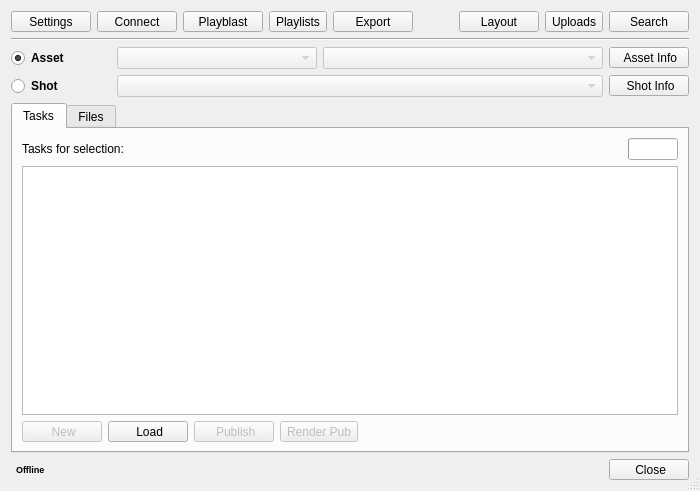
<?xml version="1.0" encoding="UTF-8"?>
<ui version="4.0">
 <class>SwingMain</class>
 <widget class="QDialog" name="SwingMain">
  <property name="geometry">
   <rect>
    <x>0</x>
    <y>0</y>
    <width>700</width>
    <height>491</height>
   </rect>
  </property>
  <property name="windowTitle">
   <string>treehouse: swing</string>
  </property>
  <property name="sizeGripEnabled">
   <bool>true</bool>
  </property>
  <layout class="QVBoxLayout" name="verticalLayout">
   <item>
    <layout class="QHBoxLayout" name="connectionLayout">
     <item>
      <widget class="QToolButton" name="toolButtonSettings">
       <property name="minimumSize">
        <size>
         <width>80</width>
         <height>0</height>
        </size>
       </property>
       <property name="toolTip">
        <string>Open connection settings</string>
       </property>
       <property name="text">
        <string>Settings</string>
       </property>
      </widget>
     </item>
     <item>
      <widget class="QToolButton" name="toolButtonConnect">
       <property name="minimumSize">
        <size>
         <width>80</width>
         <height>0</height>
        </size>
       </property>
       <property name="toolTip">
        <string>Connect or reconnect to Treehouse</string>
       </property>
       <property name="autoFillBackground">
        <bool>false</bool>
       </property>
       <property name="styleSheet">
        <string notr="true"/>
       </property>
       <property name="text">
        <string>Connect</string>
       </property>
      </widget>
     </item>
     <item>
      <spacer name="horizontalSpacer_4">
       <property name="orientation">
        <enum>Qt::Horizontal</enum>
       </property>
       <property name="sizeHint" stdset="0">
        <size>
         <width>40</width>
         <height>20</height>
        </size>
       </property>
      </spacer>
     </item>
     <item>
      <widget class="QToolButton" name="toolButtonPlayblast">
       <property name="minimumSize">
        <size>
         <width>80</width>
         <height>0</height>
        </size>
       </property>
       <property name="toolTip">
        <string>Open DCC Playblast</string>
       </property>
       <property name="text">
        <string>Playblast</string>
       </property>
      </widget>
     </item>
     <item>
      <widget class="QToolButton" name="toolButtonPlaylists">
       <property name="text">
        <string>Playlists</string>
       </property>
      </widget>
     </item>
     <item>
      <widget class="QToolButton" name="toolButtonExport">
       <property name="minimumSize">
        <size>
         <width>80</width>
         <height>0</height>
        </size>
       </property>
       <property name="toolTip">
        <string>Open DCC Export</string>
       </property>
       <property name="text">
        <string>Export</string>
       </property>
       <property name="shortcut">
        <string>F8</string>
       </property>
      </widget>
     </item>
     <item>
      <spacer name="horizontalSpacer_5">
       <property name="orientation">
        <enum>Qt::Horizontal</enum>
       </property>
       <property name="sizeType">
        <enum>QSizePolicy::Minimum</enum>
       </property>
       <property name="sizeHint" stdset="0">
        <size>
         <width>40</width>
         <height>20</height>
        </size>
       </property>
      </spacer>
     </item>
     <item>
      <widget class="QToolButton" name="toolButtonLayout">
       <property name="minimumSize">
        <size>
         <width>80</width>
         <height>0</height>
        </size>
       </property>
       <property name="toolTip">
        <string>Open Shot Breakout</string>
       </property>
       <property name="text">
        <string>Layout</string>
       </property>
      </widget>
     </item>
     <item>
      <widget class="QToolButton" name="toolButtonUploads">
       <property name="text">
        <string>Uploads</string>
       </property>
      </widget>
     </item>
     <item>
      <widget class="QToolButton" name="toolButtonSearchFiles">
       <property name="minimumSize">
        <size>
         <width>80</width>
         <height>0</height>
        </size>
       </property>
       <property name="toolTip">
        <string>Search for files</string>
       </property>
       <property name="text">
        <string>Search</string>
       </property>
       <property name="shortcut">
        <string>F3</string>
       </property>
      </widget>
     </item>
    </layout>
   </item>
   <item>
    <layout class="QHBoxLayout" name="horizontalLayoutProject">
     <property name="sizeConstraint">
      <enum>QLayout::SetMinimumSize</enum>
     </property>
    </layout>
   </item>
   <item>
    <widget class="Line" name="line">
     <property name="orientation">
      <enum>Qt::Horizontal</enum>
     </property>
    </widget>
   </item>
   <item>
    <layout class="QHBoxLayout" name="horizontalLayoutAsset">
     <item>
      <widget class="QRadioButton" name="radioButtonAsset">
       <property name="minimumSize">
        <size>
         <width>100</width>
         <height>0</height>
        </size>
       </property>
       <property name="font">
        <font>
         <weight>75</weight>
         <bold>true</bold>
        </font>
       </property>
       <property name="toolTip">
        <string>Filter files by selected asset</string>
       </property>
       <property name="text">
        <string>Asset</string>
       </property>
       <property name="shortcut">
        <string>Alt+A</string>
       </property>
       <property name="checked">
        <bool>true</bool>
       </property>
      </widget>
     </item>
     <item>
      <widget class="QComboBox" name="comboBoxAssetType">
       <property name="enabled">
        <bool>false</bool>
       </property>
       <property name="sizePolicy">
        <sizepolicy hsizetype="MinimumExpanding" vsizetype="Fixed">
         <horstretch>0</horstretch>
         <verstretch>0</verstretch>
        </sizepolicy>
       </property>
       <property name="minimumSize">
        <size>
         <width>200</width>
         <height>0</height>
        </size>
       </property>
       <property name="maximumSize">
        <size>
         <width>16777215</width>
         <height>25</height>
        </size>
       </property>
      </widget>
     </item>
     <item>
      <widget class="QComboBox" name="comboBoxAsset">
       <property name="enabled">
        <bool>false</bool>
       </property>
       <property name="sizePolicy">
        <sizepolicy hsizetype="Expanding" vsizetype="Fixed">
         <horstretch>1</horstretch>
         <verstretch>0</verstretch>
        </sizepolicy>
       </property>
       <property name="minimumSize">
        <size>
         <width>200</width>
         <height>0</height>
        </size>
       </property>
      </widget>
     </item>
     <item>
      <widget class="QToolButton" name="toolButtonAssetInfo">
       <property name="enabled">
        <bool>true</bool>
       </property>
       <property name="minimumSize">
        <size>
         <width>80</width>
         <height>0</height>
        </size>
       </property>
       <property name="toolTip">
        <string>Open Asset Information</string>
       </property>
       <property name="text">
        <string> Asset Info</string>
       </property>
       <property name="toolButtonStyle">
        <enum>Qt::ToolButtonTextBesideIcon</enum>
       </property>
      </widget>
     </item>
    </layout>
   </item>
   <item>
    <layout class="QHBoxLayout" name="horizontalLayoutShot">
     <item>
      <widget class="QRadioButton" name="radioButtonShot">
       <property name="minimumSize">
        <size>
         <width>100</width>
         <height>0</height>
        </size>
       </property>
       <property name="font">
        <font>
         <weight>75</weight>
         <bold>true</bold>
        </font>
       </property>
       <property name="toolTip">
        <string>Filter files by selected shot</string>
       </property>
       <property name="text">
        <string>Shot</string>
       </property>
       <property name="shortcut">
        <string>Alt+S</string>
       </property>
       <property name="checked">
        <bool>false</bool>
       </property>
      </widget>
     </item>
     <item>
      <widget class="QComboBox" name="comboBoxShot">
       <property name="enabled">
        <bool>false</bool>
       </property>
       <property name="sizePolicy">
        <sizepolicy hsizetype="Expanding" vsizetype="Fixed">
         <horstretch>0</horstretch>
         <verstretch>0</verstretch>
        </sizepolicy>
       </property>
       <property name="minimumSize">
        <size>
         <width>200</width>
         <height>0</height>
        </size>
       </property>
       <property name="maximumSize">
        <size>
         <width>16777215</width>
         <height>25</height>
        </size>
       </property>
      </widget>
     </item>
     <item>
      <widget class="QToolButton" name="toolButtonShotInfo">
       <property name="enabled">
        <bool>true</bool>
       </property>
       <property name="minimumSize">
        <size>
         <width>80</width>
         <height>0</height>
        </size>
       </property>
       <property name="toolTip">
        <string>Open Shot Information</string>
       </property>
       <property name="text">
        <string> Shot Info</string>
       </property>
       <property name="toolButtonStyle">
        <enum>Qt::ToolButtonTextBesideIcon</enum>
       </property>
      </widget>
     </item>
    </layout>
   </item>
   <item>
    <layout class="QHBoxLayout" name="horizontalLayoutFiles">
     <item>
      <widget class="QTabWidget" name="tabWidget">
       <property name="currentIndex">
        <number>0</number>
       </property>
       <widget class="QWidget" name="tabTasks">
        <attribute name="title">
         <string>Tasks</string>
        </attribute>
        <layout class="QVBoxLayout" name="verticalLayout_5">
         <item>
          <layout class="QHBoxLayout" name="horizontalLayout_2">
           <item>
            <widget class="QLabel" name="labelTaskTableSelection">
             <property name="text">
              <string>Tasks for selection:</string>
             </property>
            </widget>
           </item>
           <item>
            <spacer name="horizontalSpacer_6">
             <property name="orientation">
              <enum>Qt::Horizontal</enum>
             </property>
             <property name="sizeHint" stdset="0">
              <size>
               <width>40</width>
               <height>20</height>
              </size>
             </property>
            </spacer>
           </item>
           <item>
            <widget class="QProgressBar" name="progressBarTaskTable">
             <property name="maximumSize">
              <size>
               <width>50</width>
               <height>16777215</height>
              </size>
             </property>
             <property name="maximum">
              <number>1</number>
             </property>
             <property name="value">
              <number>-1</number>
             </property>
             <property name="textVisible">
              <bool>false</bool>
             </property>
            </widget>
           </item>
          </layout>
         </item>
         <item>
          <layout class="QVBoxLayout" name="verticalLayout_3">
           <item>
            <widget class="QTableView" name="tableViewTasks"/>
           </item>
           <item>
            <layout class="QHBoxLayout" name="horizontalLayout_4">
             <item>
              <widget class="QToolButton" name="toolButtonNew">
               <property name="enabled">
                <bool>false</bool>
               </property>
               <property name="minimumSize">
                <size>
                 <width>80</width>
                 <height>0</height>
                </size>
               </property>
               <property name="toolTip">
                <string>Create a new scene</string>
               </property>
               <property name="text">
                <string> New</string>
               </property>
               <property name="toolButtonStyle">
                <enum>Qt::ToolButtonTextBesideIcon</enum>
               </property>
              </widget>
             </item>
             <item>
              <widget class="QToolButton" name="toolButtonLoad">
               <property name="minimumSize">
                <size>
                 <width>80</width>
                 <height>0</height>
                </size>
               </property>
               <property name="text">
                <string> Load</string>
               </property>
               <property name="toolButtonStyle">
                <enum>Qt::ToolButtonTextBesideIcon</enum>
               </property>
              </widget>
             </item>
             <item>
              <widget class="QToolButton" name="toolButtonPublish">
               <property name="enabled">
                <bool>false</bool>
               </property>
               <property name="minimumSize">
                <size>
                 <width>80</width>
                 <height>0</height>
                </size>
               </property>
               <property name="toolTip">
                <string>Publish current scene to Treehouse</string>
               </property>
               <property name="text">
                <string> Publish</string>
               </property>
               <property name="shortcut">
                <string>Alt+P</string>
               </property>
               <property name="toolButtonStyle">
                <enum>Qt::ToolButtonTextBesideIcon</enum>
               </property>
              </widget>
             </item>
             <item>
              <widget class="QToolButton" name="toolButtonRenderPub">
               <property name="enabled">
                <bool>false</bool>
               </property>
               <property name="text">
                <string>Render Pub</string>
               </property>
              </widget>
             </item>
             <item>
              <spacer name="horizontalSpacer_2">
               <property name="orientation">
                <enum>Qt::Horizontal</enum>
               </property>
               <property name="sizeHint" stdset="0">
                <size>
                 <width>40</width>
                 <height>20</height>
                </size>
               </property>
              </spacer>
             </item>
            </layout>
           </item>
          </layout>
         </item>
        </layout>
       </widget>
       <widget class="QWidget" name="tabFiles">
        <attribute name="title">
         <string>Files</string>
        </attribute>
        <layout class="QHBoxLayout" name="horizontalLayout">
         <item>
          <layout class="QVBoxLayout" name="verticalLayout_2">
           <item>
            <layout class="QHBoxLayout" name="horizontalLayout_3">
             <item>
              <widget class="QLabel" name="labelFileTableSelection">
               <property name="text">
                <string>Files for selection</string>
               </property>
              </widget>
             </item>
             <item>
              <spacer name="horizontalSpacer_7">
               <property name="orientation">
                <enum>Qt::Horizontal</enum>
               </property>
               <property name="sizeHint" stdset="0">
                <size>
                 <width>40</width>
                 <height>20</height>
                </size>
               </property>
              </spacer>
             </item>
             <item>
              <widget class="QProgressBar" name="progressBarFileTable">
               <property name="maximumSize">
                <size>
                 <width>50</width>
                 <height>16777215</height>
                </size>
               </property>
               <property name="maximum">
                <number>1</number>
               </property>
               <property name="value">
                <number>-1</number>
               </property>
               <property name="textVisible">
                <bool>false</bool>
               </property>
              </widget>
             </item>
            </layout>
           </item>
           <item>
            <layout class="QHBoxLayout" name="horizontalLayout_6">
             <item>
              <widget class="QCheckBox" name="checkBoxProjectFiles">
               <property name="toolTip">
                <string>Show or hide Project files</string>
               </property>
               <property name="text">
                <string>Show Project Files</string>
               </property>
               <property name="checked">
                <bool>true</bool>
               </property>
              </widget>
             </item>
             <item>
              <widget class="QCheckBox" name="checkBoxOutputFiles">
               <property name="toolTip">
                <string>Show or hide Output files</string>
               </property>
               <property name="text">
                <string>Show Output Files</string>
               </property>
               <property name="checked">
                <bool>true</bool>
               </property>
              </widget>
             </item>
             <item>
              <widget class="QCheckBox" name="checkBoxAllVersions">
               <property name="toolTip">
                <string>Show latest version or all versions</string>
               </property>
               <property name="text">
                <string>Show All Versions</string>
               </property>
               <property name="checked">
                <bool>true</bool>
               </property>
              </widget>
             </item>
             <item>
              <spacer name="horizontalSpacer_8">
               <property name="orientation">
                <enum>Qt::Horizontal</enum>
               </property>
               <property name="sizeHint" stdset="0">
                <size>
                 <width>40</width>
                 <height>20</height>
                </size>
               </property>
              </spacer>
             </item>
            </layout>
           </item>
           <item>
            <widget class="QTableView" name="tableViewFiles"/>
           </item>
           <item>
            <layout class="QHBoxLayout" name="horizontalLayout_5">
             <item>
              <widget class="QToolButton" name="toolButtonFileTableSelectAll">
               <property name="enabled">
                <bool>false</bool>
               </property>
               <property name="minimumSize">
                <size>
                 <width>80</width>
                 <height>0</height>
                </size>
               </property>
               <property name="text">
                <string> All</string>
               </property>
               <property name="toolButtonStyle">
                <enum>Qt::ToolButtonTextBesideIcon</enum>
               </property>
              </widget>
             </item>
             <item>
              <widget class="QToolButton" name="toolButtonFileSelectNone">
               <property name="enabled">
                <bool>false</bool>
               </property>
               <property name="minimumSize">
                <size>
                 <width>80</width>
                 <height>0</height>
                </size>
               </property>
               <property name="text">
                <string> None</string>
               </property>
               <property name="toolButtonStyle">
                <enum>Qt::ToolButtonTextBesideIcon</enum>
               </property>
              </widget>
             </item>
             <item>
              <widget class="QToolButton" name="toolButtonDownload">
               <property name="enabled">
                <bool>false</bool>
               </property>
               <property name="minimumSize">
                <size>
                 <width>80</width>
                 <height>0</height>
                </size>
               </property>
               <property name="text">
                <string> Download</string>
               </property>
               <property name="shortcut">
                <string>Alt+D</string>
               </property>
               <property name="toolButtonStyle">
                <enum>Qt::ToolButtonTextBesideIcon</enum>
               </property>
              </widget>
             </item>
             <item>
              <widget class="QToolButton" name="toolButtonImport">
               <property name="enabled">
                <bool>false</bool>
               </property>
               <property name="minimumSize">
                <size>
                 <width>80</width>
                 <height>0</height>
                </size>
               </property>
               <property name="text">
                <string> Import</string>
               </property>
               <property name="shortcut">
                <string>Alt+I</string>
               </property>
               <property name="toolButtonStyle">
                <enum>Qt::ToolButtonTextBesideIcon</enum>
               </property>
              </widget>
             </item>
             <item>
              <spacer name="horizontalSpacer_3">
               <property name="orientation">
                <enum>Qt::Horizontal</enum>
               </property>
               <property name="sizeHint" stdset="0">
                <size>
                 <width>40</width>
                 <height>20</height>
                </size>
               </property>
              </spacer>
             </item>
            </layout>
           </item>
          </layout>
         </item>
        </layout>
       </widget>
      </widget>
     </item>
    </layout>
   </item>
   <item>
    <layout class="QHBoxLayout" name="horizontalLayoutStatus">
     <item>
      <widget class="QLabel" name="labelConnection">
       <property name="sizePolicy">
        <sizepolicy hsizetype="Minimum" vsizetype="Preferred">
         <horstretch>0</horstretch>
         <verstretch>0</verstretch>
        </sizepolicy>
       </property>
       <property name="font">
        <font>
         <pointsize>7</pointsize>
         <weight>75</weight>
         <bold>true</bold>
        </font>
       </property>
       <property name="frameShape">
        <enum>QFrame::NoFrame</enum>
       </property>
       <property name="lineWidth">
        <number>0</number>
       </property>
       <property name="text">
        <string>Offline</string>
       </property>
       <property name="alignment">
        <set>Qt::AlignLeading|Qt::AlignLeft|Qt::AlignVCenter</set>
       </property>
       <property name="indent">
        <number>5</number>
       </property>
      </widget>
     </item>
     <item>
      <spacer name="horizontalSpacer">
       <property name="orientation">
        <enum>Qt::Horizontal</enum>
       </property>
       <property name="sizeHint" stdset="0">
        <size>
         <width>40</width>
         <height>20</height>
        </size>
       </property>
      </spacer>
     </item>
     <item>
      <widget class="QToolButton" name="toolButtonClose">
       <property name="minimumSize">
        <size>
         <width>80</width>
         <height>0</height>
        </size>
       </property>
       <property name="text">
        <string> Close</string>
       </property>
      </widget>
     </item>
    </layout>
   </item>
  </layout>
 </widget>
 <resources/>
 <connections/>
</ui>
